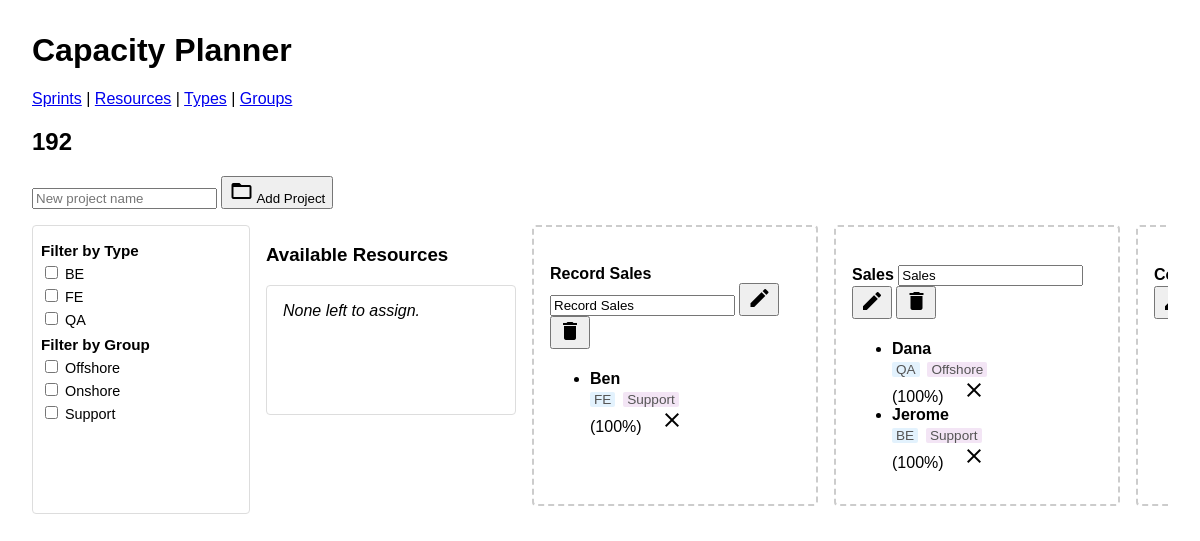
/sprints/1, run on an earlier commit of the app's database.
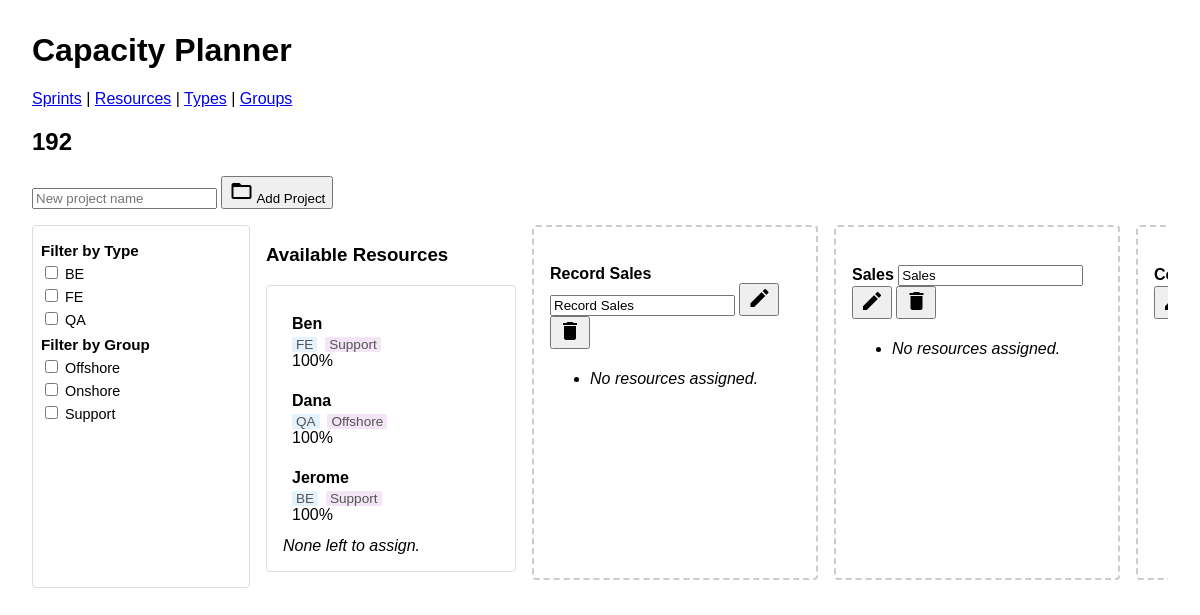
And on a later commit of the database.
### app.py (models this page shows)
class Sprint(db.Model):
    id       = db.Column(db.Integer, primary_key=True)
    name     = db.Column(db.String(80), nullable=False)
    projects = db.relationship('Project', backref='sprint', cascade='all, delete-orphan')

class ResourceType(db.Model):
    id   = db.Column(db.Integer, primary_key=True)
    name = db.Column(db.String(80), unique=True, nullable=False)
    resources = db.relationship('Resource', backref='type', cascade='all, delete-orphan')

class ResourceGroup(db.Model):
    id   = db.Column(db.Integer, primary_key=True)
    name = db.Column(db.String(80), unique=True, nullable=False)
    resources = db.relationship('Resource', backref='group', cascade='all, delete-orphan')

class Project(db.Model):
    id          = db.Column(db.Integer, primary_key=True)
    name        = db.Column(db.String(80), nullable=False)
    sprint_id   = db.Column(db.Integer, db.ForeignKey('sprint.id'), nullable=False)
    assignments = db.relationship('Assignment', backref='project', cascade='all, delete-orphan')

class Assignment(db.Model):
    id          = db.Column(db.Integer, primary_key=True)
    sprint_id   = db.Column(db.Integer, db.ForeignKey('sprint.id'), nullable=False)
    project_id  = db.Column(db.Integer, db.ForeignKey('project.id'), nullable=False)
    resource_id = db.Column(db.Integer, db.ForeignKey('resource.id'), nullable=False)
    capacity    = db.Column(db.Integer, default=100)
    sprint      = db.relationship('Sprint', backref='assignments')

class Resource(db.Model):
    id          = db.Column(db.Integer, primary_key=True)
    name        = db.Column(db.String(80), unique=True, nullable=False)
    type_id     = db.Column(db.Integer, db.ForeignKey('resource_type.id'), nullable=True)
    group_id    = db.Column(db.Integer, db.ForeignKey('resource_group.id'), nullable=True)
    assignments = db.relationship('Assignment', backref='resource', cascade='all, delete-orphan')

### app.py (the view)
@app.route('/sprints/<int:sprint_id>')
def view_sprint(sprint_id):
    sprint       = Sprint.query.get_or_404(sprint_id)
    all_resources = Resource.query.order_by(Resource.name).all()
    types  = ResourceType.query.order_by(ResourceType.name).all()
    groups = ResourceGroup.query.order_by(ResourceGroup.name).all()
    return render_template('sprint_detail.html',
                           sprint=sprint,
                           all_resources=all_resources,
                           filter_types=types,
                           filter_groups=groups)

### templates/sprint_detail.html
{% extends 'base.html' %}
{% block content %}
<div class="sprint-detail" data-sprint-id="{{ sprint.id }}">
  <h2>{{ sprint.name }}</h2>
  <form class="add-project-form"
        method="post"
        action="{{ url_for('add_project', sprint_id=sprint.id) }}">
    <input type="text" name="name" placeholder="New project name" required>
    <button>
      <span class="material-icons">folder_open</span> Add Project
    </button>
  </form>
  <div class="detail-wrap">
    <div class="filter-panel">
      <h4>Filter by Type</h4>
      <div class="filter-group types">
        {% for t in filter_types %}
          <label>
            <input type="checkbox" class="filter-type" value="{{ t.id }}">
            {{ t.name }}
          </label>
        {% endfor %}
      </div>
      <h4>Filter by Group</h4>
      <div class="filter-group groups">
        {% for g in filter_groups %}
          <label>
            <input type="checkbox" class="filter-group" value="{{ g.id }}">
            {{ g.name }}
          </label>
        {% endfor %}
      </div>
    </div>
    <div class="resource-panel">
      <h3>Available Resources</h3>
      <ul id="resource-pool">
        {% set shown = false %}
        {% for r in all_resources %}
          {% set assigned = sprint.assignments
                              | selectattr('resource_id','equalto',r.id)
                              | map(attribute='capacity')
                              | sum %}
          {% set avail = 100 - assigned %}
          {% if avail > 0 %}
            {% set shown = true %}
            <li class="draggable-resource"
                draggable="true"
                data-id="{{ r.id }}"
                data-capacity="{{ avail }}"
                data-type-id="{{ r.type.id if r.type }}"
                data-group-id="{{ r.group.id if r.group }}">
              <strong>{{ r.name }}</strong>
              {% if r.type or r.group %}
                <div class="resource-meta">
                  {% if r.type %}<span class="meta-type">{{ r.type.name }}</span>{% endif %}
                  {% if r.group %}<span class="meta-group">{{ r.group.name }}</span>{% endif %}
                </div>
              {% endif %}
              <div class="capacity-label">{{ avail }}%</div>
            </li>
          {% endif %}
        {% endfor %}
        {% if not shown %}
          <li><em>None left to assign.</em></li>
        {% endif %}
      </ul>
    </div>
    <div class="projects-container">
      {% for proj in sprint.projects %}
        <div class="project-dropzone" data-project-id="{{ proj.id }}">
          <h4>
            {{ proj.name }}
            <form method="post"
                  action="{{ url_for('edit_project',
                                      sprint_id=sprint.id,
                                      proj_id=proj.id) }}"
                  class="inline-form">
              <input name="name" value="{{ proj.name }}" required>
              <button title="Rename">
                <span class="material-icons">edit</span>
              </button>
            </form>
            <form method="post"
                  action="{{ url_for('delete_project',
                                      sprint_id=sprint.id,
                                      proj_id=proj.id) }}"
                  class="inline-form">
              <button title="Delete">
                <span class="material-icons">delete</span>
              </button>
            </form>
          </h4>
          <ul>
            {% if proj.assignments %}
              {% for a in proj.assignments %}
                <li>
                  <strong>{{ a.resource.name }}</strong>
                  {% if a.resource.type or a.resource.group %}
                    <div class="resource-meta">
                      {% if a.resource.type %}<span class="meta-type">{{ a.resource.type.name }}</span>{% endif %}
                      {% if a.resource.group %}<span class="meta-group">{{ a.resource.group.name }}</span>{% endif %}
                    </div>
                  {% endif %}
                  ({{ a.capacity }}%)
                  <button class="unassign-btn"
                          data-resource-id="{{ a.resource.id }}">
                    <span class="material-icons">close</span>
                  </button>
                </li>
              {% endfor %}
            {% else %}
              <li><em>No resources assigned.</em></li>
            {% endif %}
          </ul>
        </div>
      {% endfor %}
    </div>
  </div>
</div>
{% endblock %}

### templates/base.html (shortened to what this page needs)
<!doctype html>
<html>
<head>
  <link rel="stylesheet" href="{{ url_for('static', filename='style.css') }}">
</head>
<body>
  <h1>Capacity Planner</h1>
  <nav style="margin-bottom:1rem;">
    <a href="{{ url_for('list_sprints') }}">Sprints</a> |
    <a href="{{ url_for('list_resources') }}">Resources</a> |
    <a href="{{ url_for('list_types') }}">Types</a> |
    <a href="{{ url_for('list_groups') }}">Groups</a>
  </nav>
  {% block content %}{% endblock %}
</body>
</html>

### static/style.css (style rules this page uses)
.detail-wrap { display: flex; gap: 2rem; margin-top: 2rem; }
.resource-panel { flex: none; width: 200px; }
.projects-container { flex: 1; display: flex; gap: 1rem; overflow-x: auto; padding-bottom: 0.5rem; }
.draggable-resource { cursor: grab; padding: 0.5rem; margin: 0.25rem 0; border: 1px solid transparent; border-radius: 4px; transition: background-color 0.2s, border-color 0.2s; }
.resource-meta { font-size: 0.85rem; color: #555; margin-top: 0.25rem; }
.resource-meta .meta-type { background: #e3f2fd; padding: 0 0.25rem; border-radius: 2px; margin-right: 0.25rem; }
.resource-meta .meta-group { background: #f3e5f5; padding: 0 0.25rem; border-radius: 2px; }
.project-dropzone { border: 2px dashed #ccc; border-radius: 4px; padding: 1rem; min-height: 6rem; flex: 0 0 250px; transition: background-color 0.2s, border-color 0.2s; }
#resource-pool { list-style: none; padding: 1rem; border: 1px solid #ddd; border-radius: 4px; min-height: 6rem; }
.inline-form { display: inline; }
.add-project-form { margin-bottom: 1rem; }
.filter-panel { flex: none; width: 200px; border: 1px solid #ddd; padding: 0.5rem; border-radius: 4px; }
.filter-panel h4 { margin: 0.5rem 0 0.25rem; font-size: 0.95rem; }
.filter-group label { display: block; font-size: 0.9rem; margin-bottom: 0.25rem; }
.detail-wrap { display: flex; gap: 1rem; margin-top: 1rem; }
.resource-panel { flex: none; width: 250px; }

### templates/base.html (style rules this page uses)
body { font-family: sans-serif; margin: 2rem; }
button { cursor: pointer; }

What changed in the data, as far as the page shows it:
removed Assignment: resource.name "Ben", resource.type.name "FE", resource.group.name "Support", capacity "100", shown under Project "Record Sales"
removed Assignment: resource.name "Dana", resource.type.name "QA", resource.group.name "Offshore", capacity "100", shown under Project "Sales"
removed Assignment: resource.name "Jerome", resource.type.name "BE", resource.group.name "Support", capacity "100", shown under Project "Sales"
now on this page (row unchanged): Resource: name "Ben", type.name "FE", group.name "Support", avail "100"
now on this page (row unchanged): Resource: name "Dana", type.name "QA", group.name "Offshore", avail "100"
now on this page (row unchanged): Resource: name "Jerome", type.name "BE", group.name "Support", avail "100"
shown differently, row unchanged: Project "Record Sales": now shows "No resources assigned."
shown differently, row unchanged: Project "Sales": now shows "No resources assigned."
